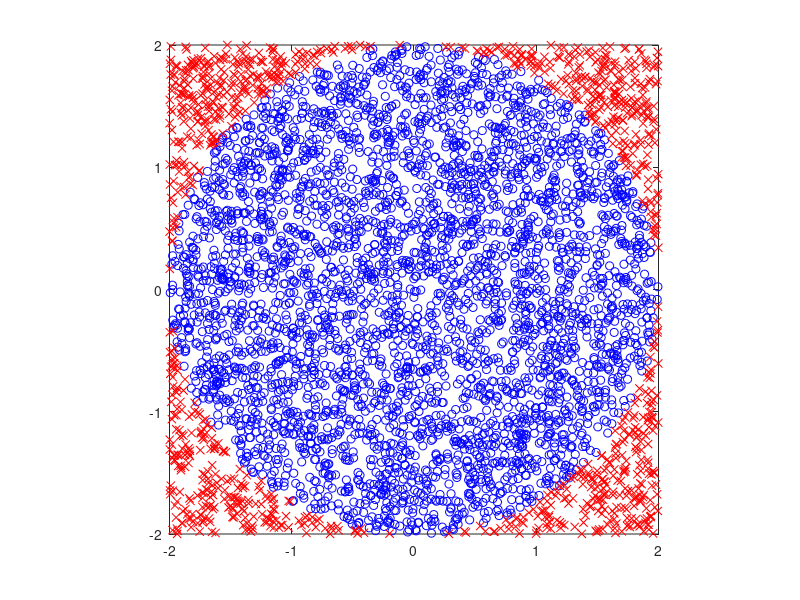

Here is the MATLAB script that generated this plot: (Note: this script raises an error after producing the figure.)
%% Demo of monte carlo integration for estimating pi

r=2;
S=5000;
xs = unifrnd(-r,r,S,1);
ys = unifrnd(-r,r,S,1);
rs = xs.^2 + ys.^2;
inside = (rs <= r^2);
samples = 4*(r^2)*inside;
Ihat = mean(samples)
piHat = Ihat/(r^2)
se = sqrt(var(samples)/S)

figure(1);clf
outside = ~inside;
plot(xs(inside), ys(inside), 'bo');
hold on
plot(xs(outside), ys(outside), 'rx');
axis square
printPmtkFigure('mc-pi'); 
